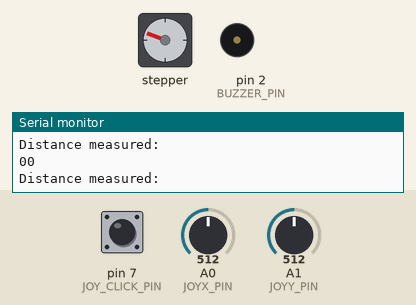
This sketch was run on a simulated Arduino Uno, built with avr-gcc and run on an emulated ATmega328P. Parts: stepper motor, buzzer (waves = sounding), the last lines printed to the serial monitor. Wiring (inferred from the names in the program): stepper motor driver (200 steps per turn assumed): step pin 13; direction pin 12. Inputs (shaded band) come from the test bench; at power-on: pin 7 (JOY_CLICK_PIN) HIGH, A0 (JOYX_PIN) = 512, A1 (JOYY_PIN) = 512.

Above: at 1.6 s.
1.7 s: pin 7 (JOY_CLICK_PIN) pulled LOW for 0.15 s
At 1.94 s:
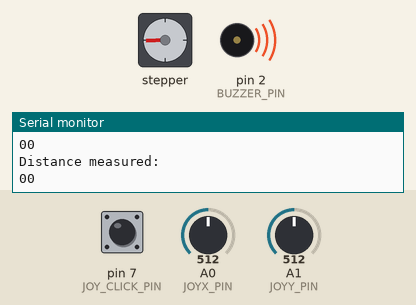
4.7 s: pin 7 (JOY_CLICK_PIN) pulled LOW for 1 s
At 5.2 s:
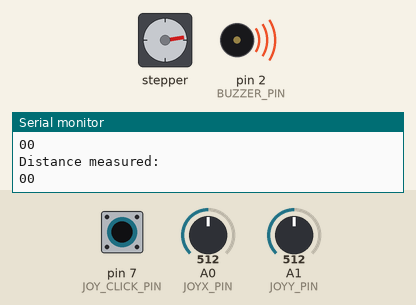
7.7 s: pin 7 (JOY_CLICK_PIN) pulled LOW for 0.15 s
At 7.94 s:
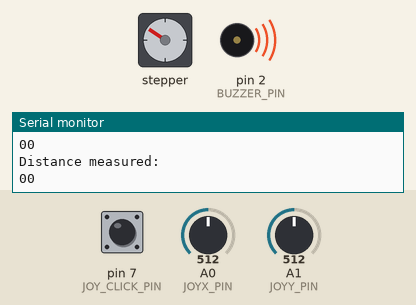
10.8 s: pin 7 (JOY_CLICK_PIN) pulled LOW for 3.2 s
At 11.3 s:
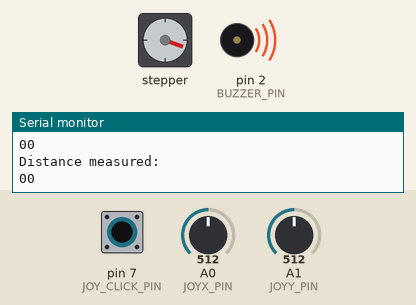
15.5 s: pin 7 (JOY_CLICK_PIN) pulled LOW for 0.15 s
At 15.74 s:
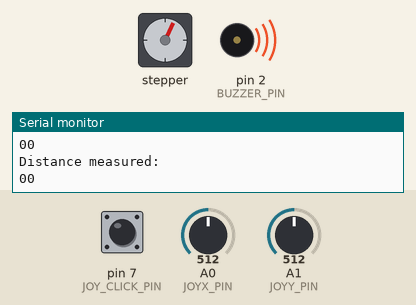
18.5 s: A0 (JOYX_PIN) set to 509
At 18.5 s:
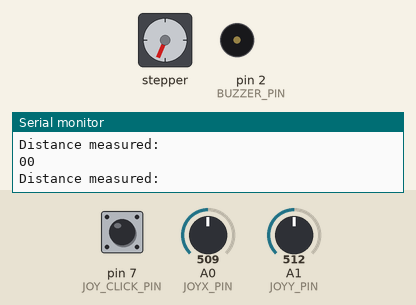
Timing chart, 0 to 21.0 s (numbered marks = the images above; inputs shaded):
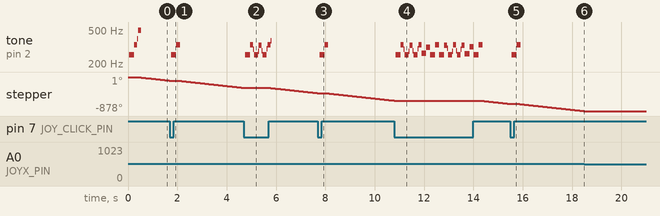

The sketch:

main.ino
```cpp
#define DIR_PIN 12
#define STEP_PIN 13

#define JOYX_PIN A0
#define JOYY_PIN A1
#define JOY_CLICK_PIN 7

#define TOUCH_SENSOR_PIN 5

#define BUZZER_PIN 2

int step_number = 0;
int step_count = 0;
bool count = false;
int joyX;
int joyY;
int step_delay;

int joyClick;

int measurement_state = 0;
int up_step_count = 0;


void setup() {
pinMode(DIR_PIN, OUTPUT);
pinMode(STEP_PIN, OUTPUT);

pinMode(JOY_CLICK_PIN, INPUT_PULLUP);

pinMode(TOUCH_SENSOR_PIN, INPUT_PULLUP);

pinMode(BUZZER_PIN, OUTPUT);

Serial.begin(9600);

beep(50, 3);
beep(50, 2);
beep(50, 1);
}

void loop() {
    Serial.println(measurement_state);

    joyX = analogRead(JOYX_PIN);
    joyY = analogRead(JOYY_PIN);
    joyClick = digitalRead(JOY_CLICK_PIN);

    if (joyX >= 510) { //stick down
        digitalWrite(DIR_PIN, LOW);
        digitalWrite(STEP_PIN, HIGH);
        digitalWrite(STEP_PIN, LOW);
    }

    if (joyX <= 500) { //stick up
        digitalWrite(DIR_PIN, HIGH);
        digitalWrite(STEP_PIN, HIGH);
        digitalWrite(STEP_PIN, LOW);
    }

    if (joyClick == LOW) {
        // start the measurement
        measurement_state = 1;
        beep(50,3);
    }

    //push upward
    if (measurement_state == 1) {
        beep(50,2);
        digitalWrite(DIR_PIN, HIGH);
        digitalWrite(STEP_PIN, HIGH);
        digitalWrite(STEP_PIN, LOW);

        up_step_count++;

        //stop once up_step_count reaches 500
        if (up_step_count == 500) {
            measurement_state = 2;
            beep(50, 1);
            delay(50);
            beep(50, 1);
            step_count = 0;
        }
    }

    //move downwards until TOUCH_SENSOR_PIN reads HIGH
    if (measurement_state == 2) {
        digitalWrite(DIR_PIN, LOW);
        digitalWrite(STEP_PIN, HIGH);
        digitalWrite(STEP_PIN, LOW);

        step_count++;

        if (digitalRead(TOUCH_SENSOR_PIN) == HIGH) {
            beep(200, 1);
            measurement_state = 3;

        }
    }

    //print out result
    if (measurement_state == 3);
        Serial.println("Distance measured: ");
        Serial.print(step_count);
        measurement_state = 0;
}


void OneStep(bool dir){
    if (dir == true) {
        digitalWrite(DIR_PIN, HIGH);
        digitalWrite(STEP_PIN, HIGH);
        delay(1);
        digitalWrite(STEP_PIN, LOW);
        digitalWrite(DIR_PIN, LOW);
    }
    else {
        digitalWrite(DIR_PIN, LOW);
        digitalWrite(STEP_PIN, HIGH);
        delay(1);
        digitalWrite(STEP_PIN, LOW);
    }

}


void beep(int length, int pitch) {
    for (int i = 0; i < length; i++) {
        digitalWrite(BUZZER_PIN, HIGH);
        delay(1);
        digitalWrite(BUZZER_PIN, LOW);
        delay(pitch);
    }
}
```

Measured:
- the behaviour switches between 510 and 509 on A0 (JOYX_PIN) (found by bisection; images 5 and 6)
- after the input at 1.7 s, tone on pin 2 (BUZZER_PIN): silent → 256 Hz after 0.06 s, → 336 Hz 0.20 s later, → silent 0.16 s later
- after the input at 4.7 s, tone on pin 2 (BUZZER_PIN): plays 256 Hz for 0.20 s, 336 Hz for 0.12 s, 299 Hz for 0.04 s, 256 Hz for 0.16 s, 282 Hz for 0.04 s, 332 Hz for 0.12 s … (11 notes in this stretch), starting after 0.05 s
- after the input at 7.7 s, tone on pin 2 (BUZZER_PIN): silent → 256 Hz after 0.07 s, → 336 Hz 0.20 s later, → silent 0.16 s later
- after the input at 10.8 s, tone on pin 2 (BUZZER_PIN): plays 256 Hz for 0.20 s, 336 Hz for 0.12 s, 299 Hz for 0.04 s, 256 Hz for 0.16 s, 282 Hz for 0.04 s, 332 Hz for 0.12 s … (28 notes in this stretch), starting after 0.06 s
- after the input at 15.5 s, tone on pin 2 (BUZZER_PIN): silent → 256 Hz after 0.06 s, → 336 Hz 0.20 s later, → silent 0.16 s later
- after the input at 18.5 s, stepper: stops changing and stays -878°
- by itself, tone on pin 2 (BUZZER_PIN): plays 256 Hz for 0.20 s, 336 Hz for 0.12 s, 395 Hz for 0.04 s, 496 Hz for 0.12 s
